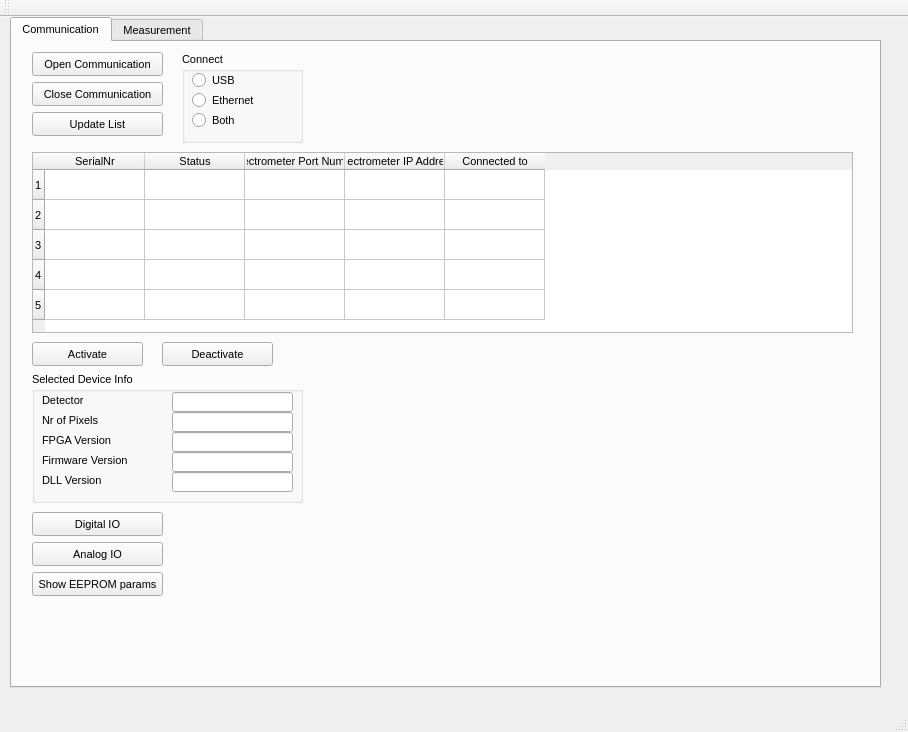
<?xml version="1.0" encoding="UTF-8"?>
<ui version="4.0">
 <class>Qtdemo_64Class</class>
 <widget class="QMainWindow" name="Qtdemo_64Class">
  <property name="geometry">
   <rect>
    <x>0</x>
    <y>0</y>
    <width>908</width>
    <height>732</height>
   </rect>
  </property>
  <property name="font">
   <font>
    <pointsize>8</pointsize>
   </font>
  </property>
  <property name="windowTitle">
   <string>Qtdemo_64</string>
  </property>
  <widget class="QWidget" name="centralWidget">
   <widget class="QTabWidget" name="tabWidget">
    <property name="geometry">
     <rect>
      <x>10</x>
      <y>0</y>
      <width>871</width>
      <height>671</height>
     </rect>
    </property>
    <property name="currentIndex">
     <number>0</number>
    </property>
    <widget class="QWidget" name="CommunicationTab">
     <attribute name="title">
      <string>Communication</string>
     </attribute>
     <widget class="QPushButton" name="DigitalIoBtn">
      <property name="geometry">
       <rect>
        <x>20</x>
        <y>470</y>
        <width>131</width>
        <height>24</height>
       </rect>
      </property>
      <property name="text">
       <string>Digital IO</string>
      </property>
     </widget>
     <widget class="QPushButton" name="AnalogIoBtn">
      <property name="geometry">
       <rect>
        <x>20</x>
        <y>500</y>
        <width>131</width>
        <height>24</height>
       </rect>
      </property>
      <property name="text">
       <string>Analog IO</string>
      </property>
     </widget>
     <widget class="QPushButton" name="ShowEepromBtn">
      <property name="geometry">
       <rect>
        <x>20</x>
        <y>530</y>
        <width>131</width>
        <height>24</height>
       </rect>
      </property>
      <property name="text">
       <string>Show EEPROM params</string>
      </property>
     </widget>
     <widget class="QGroupBox" name="groupBox_6">
      <property name="geometry">
       <rect>
        <x>20</x>
        <y>330</y>
        <width>271</width>
        <height>131</height>
       </rect>
      </property>
      <property name="title">
       <string>Selected Device Info</string>
      </property>
      <widget class="QLineEdit" name="DetectorEdt">
       <property name="geometry">
        <rect>
         <x>140</x>
         <y>20</y>
         <width>121</width>
         <height>20</height>
        </rect>
       </property>
      </widget>
      <widget class="QLineEdit" name="NrPixelsEdt">
       <property name="geometry">
        <rect>
         <x>140</x>
         <y>40</y>
         <width>121</width>
         <height>20</height>
        </rect>
       </property>
      </widget>
      <widget class="QLineEdit" name="FPGAVerEdt">
       <property name="geometry">
        <rect>
         <x>140</x>
         <y>60</y>
         <width>121</width>
         <height>20</height>
        </rect>
       </property>
      </widget>
      <widget class="QLineEdit" name="FirmwareVerEdt">
       <property name="geometry">
        <rect>
         <x>140</x>
         <y>80</y>
         <width>121</width>
         <height>20</height>
        </rect>
       </property>
      </widget>
      <widget class="QLineEdit" name="DLLVerEdt">
       <property name="geometry">
        <rect>
         <x>140</x>
         <y>100</y>
         <width>121</width>
         <height>20</height>
        </rect>
       </property>
      </widget>
      <widget class="QLabel" name="label_20">
       <property name="geometry">
        <rect>
         <x>10</x>
         <y>20</y>
         <width>121</width>
         <height>16</height>
        </rect>
       </property>
       <property name="text">
        <string>Detector</string>
       </property>
      </widget>
      <widget class="QLabel" name="label_21">
       <property name="geometry">
        <rect>
         <x>10</x>
         <y>40</y>
         <width>111</width>
         <height>16</height>
        </rect>
       </property>
       <property name="text">
        <string>Nr of Pixels</string>
       </property>
      </widget>
      <widget class="QLabel" name="label_22">
       <property name="geometry">
        <rect>
         <x>10</x>
         <y>60</y>
         <width>121</width>
         <height>16</height>
        </rect>
       </property>
       <property name="text">
        <string>FPGA Version</string>
       </property>
      </widget>
      <widget class="QLabel" name="label_23">
       <property name="geometry">
        <rect>
         <x>10</x>
         <y>80</y>
         <width>121</width>
         <height>16</height>
        </rect>
       </property>
       <property name="text">
        <string>Firmware Version</string>
       </property>
      </widget>
      <widget class="QLabel" name="label_24">
       <property name="geometry">
        <rect>
         <x>10</x>
         <y>100</y>
         <width>121</width>
         <height>16</height>
        </rect>
       </property>
       <property name="text">
        <string>DLL Version</string>
       </property>
      </widget>
     </widget>
     <widget class="QPushButton" name="DeactivateBtn">
      <property name="geometry">
       <rect>
        <x>150</x>
        <y>300</y>
        <width>111</width>
        <height>24</height>
       </rect>
      </property>
      <property name="text">
       <string>Deactivate</string>
      </property>
     </widget>
     <widget class="QPushButton" name="ActivateBtn">
      <property name="geometry">
       <rect>
        <x>20</x>
        <y>300</y>
        <width>111</width>
        <height>24</height>
       </rect>
      </property>
      <property name="text">
       <string>Activate</string>
      </property>
     </widget>
     <widget class="QTableWidget" name="SpectrometerList">
      <property name="geometry">
       <rect>
        <x>20</x>
        <y>110</y>
        <width>821</width>
        <height>181</height>
       </rect>
      </property>
      <property name="rowCount">
       <number>5</number>
      </property>
      <property name="columnCount">
       <number>5</number>
      </property>
      <row/>
      <row/>
      <row/>
      <row/>
      <row/>
      <column>
       <property name="text">
        <string>SerialNr</string>
       </property>
      </column>
      <column>
       <property name="text">
        <string>Status</string>
       </property>
      </column>
      <column>
       <property name="text">
        <string>Spectrometer Port Number</string>
       </property>
      </column>
      <column>
       <property name="text">
        <string>Spectrometer IP Address</string>
       </property>
      </column>
      <column>
       <property name="text">
        <string>Connected to</string>
       </property>
      </column>
     </widget>
     <widget class="QPushButton" name="OpenCommBtn">
      <property name="geometry">
       <rect>
        <x>20</x>
        <y>10</y>
        <width>131</width>
        <height>24</height>
       </rect>
      </property>
      <property name="text">
       <string>Open Communication</string>
      </property>
     </widget>
     <widget class="QPushButton" name="UpdateListBtn">
      <property name="geometry">
       <rect>
        <x>20</x>
        <y>70</y>
        <width>131</width>
        <height>24</height>
       </rect>
      </property>
      <property name="text">
       <string>Update List</string>
      </property>
     </widget>
     <widget class="QGroupBox" name="groupBox_12">
      <property name="geometry">
       <rect>
        <x>170</x>
        <y>10</y>
        <width>121</width>
        <height>91</height>
       </rect>
      </property>
      <property name="title">
       <string>Connect</string>
      </property>
      <widget class="QRadioButton" name="ConnectUSBRBtn">
       <property name="geometry">
        <rect>
         <x>10</x>
         <y>20</y>
         <width>101</width>
         <height>17</height>
        </rect>
       </property>
       <property name="text">
        <string>USB</string>
       </property>
      </widget>
      <widget class="QRadioButton" name="ConnectEthernetRBtn">
       <property name="geometry">
        <rect>
         <x>10</x>
         <y>40</y>
         <width>101</width>
         <height>17</height>
        </rect>
       </property>
       <property name="text">
        <string>Ethernet</string>
       </property>
      </widget>
      <widget class="QRadioButton" name="ConnectBothRBtn">
       <property name="geometry">
        <rect>
         <x>10</x>
         <y>60</y>
         <width>101</width>
         <height>17</height>
        </rect>
       </property>
       <property name="text">
        <string>Both</string>
       </property>
      </widget>
     </widget>
     <widget class="QPushButton" name="CloseCommBtn">
      <property name="geometry">
       <rect>
        <x>20</x>
        <y>40</y>
        <width>131</width>
        <height>24</height>
       </rect>
      </property>
      <property name="text">
       <string>Close Communication</string>
      </property>
     </widget>
    </widget>
    <widget class="QWidget" name="MeasurementTab">
     <attribute name="title">
      <string>Measurement</string>
     </attribute>
     <widget class="QGroupBox" name="groupBox">
      <property name="geometry">
       <rect>
        <x>520</x>
        <y>10</y>
        <width>221</width>
        <height>361</height>
       </rect>
      </property>
      <property name="title">
       <string>Measure</string>
      </property>
      <widget class="QPushButton" name="StartMeasBtn">
       <property name="geometry">
        <rect>
         <x>30</x>
         <y>80</y>
         <width>131</width>
         <height>24</height>
        </rect>
       </property>
       <property name="text">
        <string>Start Measurement</string>
       </property>
      </widget>
      <widget class="QPushButton" name="StopMeasBtn">
       <property name="geometry">
        <rect>
         <x>30</x>
         <y>110</y>
         <width>131</width>
         <height>24</height>
        </rect>
       </property>
       <property name="text">
        <string>Stop Measurement</string>
       </property>
      </widget>
      <widget class="QLineEdit" name="NrMeasEdt">
       <property name="geometry">
        <rect>
         <x>30</x>
         <y>40</y>
         <width>113</width>
         <height>20</height>
        </rect>
       </property>
      </widget>
      <widget class="QLabel" name="label_3">
       <property name="geometry">
        <rect>
         <x>30</x>
         <y>20</y>
         <width>151</width>
         <height>16</height>
        </rect>
       </property>
       <property name="text">
        <string>Nr of Scans (-1 = infinite)</string>
       </property>
      </widget>
      <widget class="QCheckBox" name="PreScanChk">
       <property name="geometry">
        <rect>
         <x>30</x>
         <y>160</y>
         <width>151</width>
         <height>19</height>
        </rect>
       </property>
       <property name="text">
        <string>AvaSpec 3648 PreScan</string>
       </property>
      </widget>
      <widget class="QGroupBox" name="SetNirSensitivityRgrp">
       <property name="geometry">
        <rect>
         <x>30</x>
         <y>200</y>
         <width>161</width>
         <height>71</height>
        </rect>
       </property>
       <property name="title">
        <string>Set NIR Sensitivity Mode</string>
       </property>
       <widget class="QRadioButton" name="LowNoiseRBtn">
        <property name="geometry">
         <rect>
          <x>20</x>
          <y>20</y>
          <width>121</width>
          <height>17</height>
         </rect>
        </property>
        <property name="text">
         <string>Low Noise</string>
        </property>
       </widget>
       <widget class="QRadioButton" name="HighSensitivityRBtn">
        <property name="geometry">
         <rect>
          <x>20</x>
          <y>40</y>
          <width>121</width>
          <height>17</height>
         </rect>
        </property>
        <property name="text">
         <string>High Sensitivity</string>
        </property>
       </widget>
      </widget>
     </widget>
     <widget class="QGroupBox" name="groupBox_8">
      <property name="geometry">
       <rect>
        <x>520</x>
        <y>380</y>
        <width>221</width>
        <height>221</height>
       </rect>
      </property>
      <property name="title">
       <string>Measurement Statistics</string>
      </property>
      <widget class="QLineEdit" name="TimeSinceStartEdt">
       <property name="geometry">
        <rect>
         <x>150</x>
         <y>30</y>
         <width>61</width>
         <height>20</height>
        </rect>
       </property>
      </widget>
      <widget class="QLineEdit" name="NrScansEdt">
       <property name="geometry">
        <rect>
         <x>150</x>
         <y>50</y>
         <width>61</width>
         <height>20</height>
        </rect>
       </property>
      </widget>
      <widget class="QLineEdit" name="NrFailuresEdt">
       <property name="geometry">
        <rect>
         <x>150</x>
         <y>70</y>
         <width>61</width>
         <height>20</height>
        </rect>
       </property>
      </widget>
      <widget class="QLineEdit" name="TimePerScanEdt">
       <property name="geometry">
        <rect>
         <x>150</x>
         <y>90</y>
         <width>61</width>
         <height>20</height>
        </rect>
       </property>
      </widget>
      <widget class="QLineEdit" name="LastScanEdt">
       <property name="geometry">
        <rect>
         <x>150</x>
         <y>110</y>
         <width>61</width>
         <height>20</height>
        </rect>
       </property>
      </widget>
      <widget class="QLabel" name="label_15">
       <property name="geometry">
        <rect>
         <x>10</x>
         <y>30</y>
         <width>111</width>
         <height>16</height>
        </rect>
       </property>
       <property name="text">
        <string>Time Since Start [s]</string>
       </property>
      </widget>
      <widget class="QLabel" name="label_16">
       <property name="geometry">
        <rect>
         <x>10</x>
         <y>50</y>
         <width>101</width>
         <height>16</height>
        </rect>
       </property>
       <property name="text">
        <string>Nr of Scans</string>
       </property>
      </widget>
      <widget class="QLabel" name="label_17">
       <property name="geometry">
        <rect>
         <x>10</x>
         <y>70</y>
         <width>91</width>
         <height>16</height>
        </rect>
       </property>
       <property name="text">
        <string>Nr of Failures</string>
       </property>
      </widget>
      <widget class="QLabel" name="label_18">
       <property name="geometry">
        <rect>
         <x>10</x>
         <y>90</y>
         <width>131</width>
         <height>16</height>
        </rect>
       </property>
       <property name="text">
        <string>Avg. Time per Scan [ms]</string>
       </property>
      </widget>
      <widget class="QLabel" name="label_19">
       <property name="geometry">
        <rect>
         <x>10</x>
         <y>110</y>
         <width>111</width>
         <height>16</height>
        </rect>
       </property>
       <property name="text">
        <string>Last Scan in [ms]</string>
       </property>
      </widget>
     </widget>
     <widget class="Plot" name="plot" native="true">
      <property name="geometry">
       <rect>
        <x>10</x>
        <y>380</y>
        <width>491</width>
        <height>221</height>
       </rect>
      </property>
     </widget>
     <widget class="QCheckBox" name="DisableGraphChk">
      <property name="geometry">
       <rect>
        <x>10</x>
        <y>610</y>
        <width>161</width>
        <height>19</height>
       </rect>
      </property>
      <property name="text">
       <string>Disable Graphical Output</string>
      </property>
     </widget>
     <widget class="QCheckBox" name="SaturatedChk">
      <property name="enabled">
       <bool>false</bool>
      </property>
      <property name="geometry">
       <rect>
        <x>180</x>
        <y>610</y>
        <width>81</width>
        <height>17</height>
       </rect>
      </property>
      <property name="text">
       <string>Saturated</string>
      </property>
      <property name="checkable">
       <bool>true</bool>
      </property>
     </widget>
     <widget class="QGroupBox" name="groupBox_2">
      <property name="geometry">
       <rect>
        <x>10</x>
        <y>10</y>
        <width>491</width>
        <height>361</height>
       </rect>
      </property>
      <property name="font">
       <font>
        <family>Sans Serif</family>
       </font>
      </property>
      <property name="title">
       <string>Prepare Measurement Settings</string>
      </property>
      <widget class="QLineEdit" name="IntTimeEdt">
       <property name="geometry">
        <rect>
         <x>130</x>
         <y>70</y>
         <width>81</width>
         <height>20</height>
        </rect>
       </property>
      </widget>
      <widget class="QLineEdit" name="AvgEdt">
       <property name="geometry">
        <rect>
         <x>130</x>
         <y>110</y>
         <width>81</width>
         <height>20</height>
        </rect>
       </property>
      </widget>
      <widget class="QLabel" name="label">
       <property name="geometry">
        <rect>
         <x>10</x>
         <y>70</y>
         <width>121</width>
         <height>16</height>
        </rect>
       </property>
       <property name="text">
        <string>Integration Time [ms]</string>
       </property>
      </widget>
      <widget class="QLabel" name="label_2">
       <property name="geometry">
        <rect>
         <x>10</x>
         <y>110</y>
         <width>121</width>
         <height>16</height>
        </rect>
       </property>
       <property name="text">
        <string>Number of Averages</string>
       </property>
      </widget>
      <widget class="QLineEdit" name="StartPixelEdt">
       <property name="geometry">
        <rect>
         <x>130</x>
         <y>30</y>
         <width>81</width>
         <height>20</height>
        </rect>
       </property>
      </widget>
      <widget class="QLineEdit" name="StopPixelEdt">
       <property name="geometry">
        <rect>
         <x>130</x>
         <y>50</y>
         <width>81</width>
         <height>20</height>
        </rect>
       </property>
      </widget>
      <widget class="QLineEdit" name="IntDelayEdt">
       <property name="geometry">
        <rect>
         <x>130</x>
         <y>90</y>
         <width>81</width>
         <height>20</height>
        </rect>
       </property>
      </widget>
      <widget class="QLineEdit" name="SatDetEdt">
       <property name="geometry">
        <rect>
         <x>130</x>
         <y>130</y>
         <width>81</width>
         <height>20</height>
        </rect>
       </property>
      </widget>
      <widget class="QGroupBox" name="groupBox_3">
       <property name="geometry">
        <rect>
         <x>10</x>
         <y>160</y>
         <width>211</width>
         <height>191</height>
        </rect>
       </property>
       <property name="font">
        <font>
         <pointsize>8</pointsize>
        </font>
       </property>
       <property name="title">
        <string>Trigger Settings</string>
       </property>
       <widget class="QGroupBox" name="groupBox_9">
        <property name="geometry">
         <rect>
          <x>10</x>
          <y>20</y>
          <width>191</width>
          <height>51</height>
         </rect>
        </property>
        <property name="title">
         <string>Trigger Mode</string>
        </property>
        <widget class="QRadioButton" name="HardwareTriggerRBtn">
         <property name="geometry">
          <rect>
           <x>90</x>
           <y>10</y>
           <width>101</width>
           <height>18</height>
          </rect>
         </property>
         <property name="text">
          <string>Hardware</string>
         </property>
        </widget>
        <widget class="QRadioButton" name="SoftwareTriggerRBtn">
         <property name="geometry">
          <rect>
           <x>90</x>
           <y>30</y>
           <width>101</width>
           <height>16</height>
          </rect>
         </property>
         <property name="text">
          <string>Software</string>
         </property>
        </widget>
       </widget>
       <widget class="QGroupBox" name="groupBox_10">
        <property name="geometry">
         <rect>
          <x>10</x>
          <y>70</y>
          <width>191</width>
          <height>51</height>
         </rect>
        </property>
        <property name="title">
         <string>Trigger Source</string>
        </property>
        <widget class="QRadioButton" name="ExternalTriggerRbtn">
         <property name="geometry">
          <rect>
           <x>90</x>
           <y>10</y>
           <width>91</width>
           <height>18</height>
          </rect>
         </property>
         <property name="text">
          <string>External</string>
         </property>
        </widget>
        <widget class="QRadioButton" name="SynchTriggerRBtn">
         <property name="geometry">
          <rect>
           <x>90</x>
           <y>30</y>
           <width>121</width>
           <height>18</height>
          </rect>
         </property>
         <property name="text">
          <string>Synchronized</string>
         </property>
        </widget>
       </widget>
       <widget class="QGroupBox" name="groupBox_11">
        <property name="geometry">
         <rect>
          <x>10</x>
          <y>120</y>
          <width>191</width>
          <height>51</height>
         </rect>
        </property>
        <property name="title">
         <string>Trigger Type</string>
        </property>
        <widget class="QRadioButton" name="EdgeTriggerRBtn">
         <property name="geometry">
          <rect>
           <x>90</x>
           <y>10</y>
           <width>84</width>
           <height>18</height>
          </rect>
         </property>
         <property name="text">
          <string>Edge</string>
         </property>
        </widget>
        <widget class="QRadioButton" name="LevelTriggerRBtn">
         <property name="geometry">
          <rect>
           <x>90</x>
           <y>30</y>
           <width>84</width>
           <height>18</height>
          </rect>
         </property>
         <property name="text">
          <string>Level</string>
         </property>
        </widget>
       </widget>
      </widget>
      <widget class="QGroupBox" name="groupBox_4">
       <property name="geometry">
        <rect>
         <x>230</x>
         <y>10</y>
         <width>251</width>
         <height>71</height>
        </rect>
       </property>
       <property name="title">
        <string>Dark Correction Settings</string>
       </property>
       <widget class="QCheckBox" name="DarkCorrChk">
        <property name="geometry">
         <rect>
          <x>10</x>
          <y>20</y>
          <width>71</width>
          <height>19</height>
         </rect>
        </property>
        <property name="text">
         <string>Enable</string>
        </property>
       </widget>
       <widget class="QLineEdit" name="DarkCorrPercEdt">
        <property name="geometry">
         <rect>
          <x>10</x>
          <y>40</y>
          <width>51</width>
          <height>20</height>
         </rect>
        </property>
       </widget>
       <widget class="QLabel" name="label_7">
        <property name="geometry">
         <rect>
          <x>70</x>
          <y>40</y>
          <width>46</width>
          <height>14</height>
         </rect>
        </property>
        <property name="text">
         <string>%</string>
        </property>
       </widget>
      </widget>
      <widget class="QGroupBox" name="groupBox_5">
       <property name="geometry">
        <rect>
         <x>230</x>
         <y>80</y>
         <width>251</width>
         <height>71</height>
        </rect>
       </property>
       <property name="title">
        <string>Smoothing Settings</string>
       </property>
       <widget class="QLineEdit" name="SmoothModelEdt">
        <property name="geometry">
         <rect>
          <x>92</x>
          <y>20</y>
          <width>101</width>
          <height>20</height>
         </rect>
        </property>
       </widget>
       <widget class="QLineEdit" name="SmoothNrPixelsEdt">
        <property name="geometry">
         <rect>
          <x>92</x>
          <y>40</y>
          <width>101</width>
          <height>20</height>
         </rect>
        </property>
       </widget>
       <widget class="QLabel" name="label_8">
        <property name="geometry">
         <rect>
          <x>10</x>
          <y>20</y>
          <width>46</width>
          <height>14</height>
         </rect>
        </property>
        <property name="text">
         <string>Model</string>
        </property>
       </widget>
       <widget class="QLabel" name="label_9">
        <property name="geometry">
         <rect>
          <x>10</x>
          <y>40</y>
          <width>61</width>
          <height>16</height>
         </rect>
        </property>
        <property name="text">
         <string>Nr of Pixels</string>
        </property>
       </widget>
      </widget>
      <widget class="QGroupBox" name="groupBox_7">
       <property name="geometry">
        <rect>
         <x>230</x>
         <y>160</y>
         <width>251</width>
         <height>131</height>
        </rect>
       </property>
       <property name="title">
        <string>Control Settings</string>
       </property>
       <widget class="QLineEdit" name="FlashesPerScanEdt">
        <property name="geometry">
         <rect>
          <x>140</x>
          <y>20</y>
          <width>101</width>
          <height>20</height>
         </rect>
        </property>
       </widget>
       <widget class="QLineEdit" name="LaserDelayEdt">
        <property name="geometry">
         <rect>
          <x>140</x>
          <y>40</y>
          <width>101</width>
          <height>20</height>
         </rect>
        </property>
       </widget>
       <widget class="QLineEdit" name="LaserWidthEdt">
        <property name="geometry">
         <rect>
          <x>140</x>
          <y>60</y>
          <width>101</width>
          <height>20</height>
         </rect>
        </property>
       </widget>
       <widget class="QLineEdit" name="LaserWavEdt">
        <property name="geometry">
         <rect>
          <x>140</x>
          <y>80</y>
          <width>101</width>
          <height>20</height>
         </rect>
        </property>
       </widget>
       <widget class="QLineEdit" name="StoreToRamEdt">
        <property name="geometry">
         <rect>
          <x>140</x>
          <y>100</y>
          <width>101</width>
          <height>20</height>
         </rect>
        </property>
       </widget>
       <widget class="QLabel" name="label_10">
        <property name="geometry">
         <rect>
          <x>10</x>
          <y>20</y>
          <width>121</width>
          <height>16</height>
         </rect>
        </property>
        <property name="text">
         <string>Flashes per Scan</string>
        </property>
       </widget>
       <widget class="QLabel" name="label_11">
        <property name="geometry">
         <rect>
          <x>10</x>
          <y>40</y>
          <width>121</width>
          <height>16</height>
         </rect>
        </property>
        <property name="text">
         <string>Laser Delay [ns]</string>
        </property>
       </widget>
       <widget class="QLabel" name="label_12">
        <property name="geometry">
         <rect>
          <x>10</x>
          <y>60</y>
          <width>121</width>
          <height>16</height>
         </rect>
        </property>
        <property name="text">
         <string>Laser Width [ns]</string>
        </property>
       </widget>
       <widget class="QLabel" name="label_13">
        <property name="geometry">
         <rect>
          <x>10</x>
          <y>80</y>
          <width>131</width>
          <height>16</height>
         </rect>
        </property>
        <property name="text">
         <string>Laser Wavelength [nm]</string>
        </property>
       </widget>
       <widget class="QLabel" name="label_14">
        <property name="geometry">
         <rect>
          <x>10</x>
          <y>100</y>
          <width>131</width>
          <height>16</height>
         </rect>
        </property>
        <property name="text">
         <string>Spectra Stored to RAM</string>
        </property>
       </widget>
      </widget>
      <widget class="QPushButton" name="ReadEepromBtn">
       <property name="geometry">
        <rect>
         <x>230</x>
         <y>300</y>
         <width>251</width>
         <height>24</height>
        </rect>
       </property>
       <property name="text">
        <string>Read Measurement Settings from EEPROM</string>
       </property>
      </widget>
      <widget class="QPushButton" name="WriteEepromBtn">
       <property name="geometry">
        <rect>
         <x>230</x>
         <y>330</y>
         <width>251</width>
         <height>24</height>
        </rect>
       </property>
       <property name="text">
        <string>Write Measurement Settings to EEPROM</string>
       </property>
      </widget>
      <widget class="QLabel" name="label_25">
       <property name="geometry">
        <rect>
         <x>10</x>
         <y>30</y>
         <width>91</width>
         <height>16</height>
        </rect>
       </property>
       <property name="text">
        <string>Start Pixel</string>
       </property>
      </widget>
      <widget class="QLabel" name="label_26">
       <property name="geometry">
        <rect>
         <x>10</x>
         <y>50</y>
         <width>81</width>
         <height>16</height>
        </rect>
       </property>
       <property name="font">
        <font>
         <pointsize>8</pointsize>
        </font>
       </property>
       <property name="text">
        <string>Stop Pixel</string>
       </property>
      </widget>
      <widget class="QLabel" name="label_27">
       <property name="geometry">
        <rect>
         <x>10</x>
         <y>90</y>
         <width>121</width>
         <height>16</height>
        </rect>
       </property>
       <property name="text">
        <string>Integration Delay [ns]</string>
       </property>
      </widget>
      <widget class="QLabel" name="label_28">
       <property name="geometry">
        <rect>
         <x>10</x>
         <y>130</y>
         <width>121</width>
         <height>16</height>
        </rect>
       </property>
       <property name="text">
        <string>Saturation Detection</string>
       </property>
      </widget>
     </widget>
    </widget>
   </widget>
  </widget>
  <widget class="QMenuBar" name="menuBar">
   <property name="geometry">
    <rect>
     <x>0</x>
     <y>0</y>
     <width>908</width>
     <height>21</height>
    </rect>
   </property>
  </widget>
  <widget class="QToolBar" name="mainToolBar">
   <attribute name="toolBarArea">
    <enum>TopToolBarArea</enum>
   </attribute>
   <attribute name="toolBarBreak">
    <bool>false</bool>
   </attribute>
  </widget>
  <widget class="QStatusBar" name="statusBar"/>
 </widget>
 <layoutdefault spacing="6" margin="11"/>
 <customwidgets>
  <customwidget>
   <class>Plot</class>
   <extends>QWidget</extends>
   <header>plot.h</header>
   <container>1</container>
  </customwidget>
 </customwidgets>
 <tabstops>
  <tabstop>tabWidget</tabstop>
  <tabstop>OpenCommBtn</tabstop>
  <tabstop>CloseCommBtn</tabstop>
  <tabstop>UpdateListBtn</tabstop>
  <tabstop>ConnectUSBRBtn</tabstop>
  <tabstop>ConnectEthernetRBtn</tabstop>
  <tabstop>ConnectBothRBtn</tabstop>
  <tabstop>SpectrometerList</tabstop>
  <tabstop>ActivateBtn</tabstop>
  <tabstop>DeactivateBtn</tabstop>
  <tabstop>DetectorEdt</tabstop>
  <tabstop>NrPixelsEdt</tabstop>
  <tabstop>FPGAVerEdt</tabstop>
  <tabstop>FirmwareVerEdt</tabstop>
  <tabstop>DLLVerEdt</tabstop>
  <tabstop>DigitalIoBtn</tabstop>
  <tabstop>AnalogIoBtn</tabstop>
  <tabstop>ShowEepromBtn</tabstop>
  <tabstop>StartPixelEdt</tabstop>
  <tabstop>StopPixelEdt</tabstop>
  <tabstop>IntTimeEdt</tabstop>
  <tabstop>IntDelayEdt</tabstop>
  <tabstop>AvgEdt</tabstop>
  <tabstop>SatDetEdt</tabstop>
  <tabstop>HardwareTriggerRBtn</tabstop>
  <tabstop>SoftwareTriggerRBtn</tabstop>
  <tabstop>ExternalTriggerRbtn</tabstop>
  <tabstop>SynchTriggerRBtn</tabstop>
  <tabstop>EdgeTriggerRBtn</tabstop>
  <tabstop>LevelTriggerRBtn</tabstop>
  <tabstop>DarkCorrChk</tabstop>
  <tabstop>DarkCorrPercEdt</tabstop>
  <tabstop>SmoothModelEdt</tabstop>
  <tabstop>SmoothNrPixelsEdt</tabstop>
  <tabstop>FlashesPerScanEdt</tabstop>
  <tabstop>LaserDelayEdt</tabstop>
  <tabstop>LaserWidthEdt</tabstop>
  <tabstop>LaserWavEdt</tabstop>
  <tabstop>StoreToRamEdt</tabstop>
  <tabstop>ReadEepromBtn</tabstop>
  <tabstop>WriteEepromBtn</tabstop>
  <tabstop>NrMeasEdt</tabstop>
  <tabstop>StartMeasBtn</tabstop>
  <tabstop>StopMeasBtn</tabstop>
  <tabstop>PreScanChk</tabstop>
  <tabstop>LowNoiseRBtn</tabstop>
  <tabstop>HighSensitivityRBtn</tabstop>
  <tabstop>TimeSinceStartEdt</tabstop>
  <tabstop>NrScansEdt</tabstop>
  <tabstop>NrFailuresEdt</tabstop>
  <tabstop>TimePerScanEdt</tabstop>
  <tabstop>LastScanEdt</tabstop>
  <tabstop>DisableGraphChk</tabstop>
  <tabstop>SaturatedChk</tabstop>
 </tabstops>
 <resources/>
 <connections/>
</ui>
